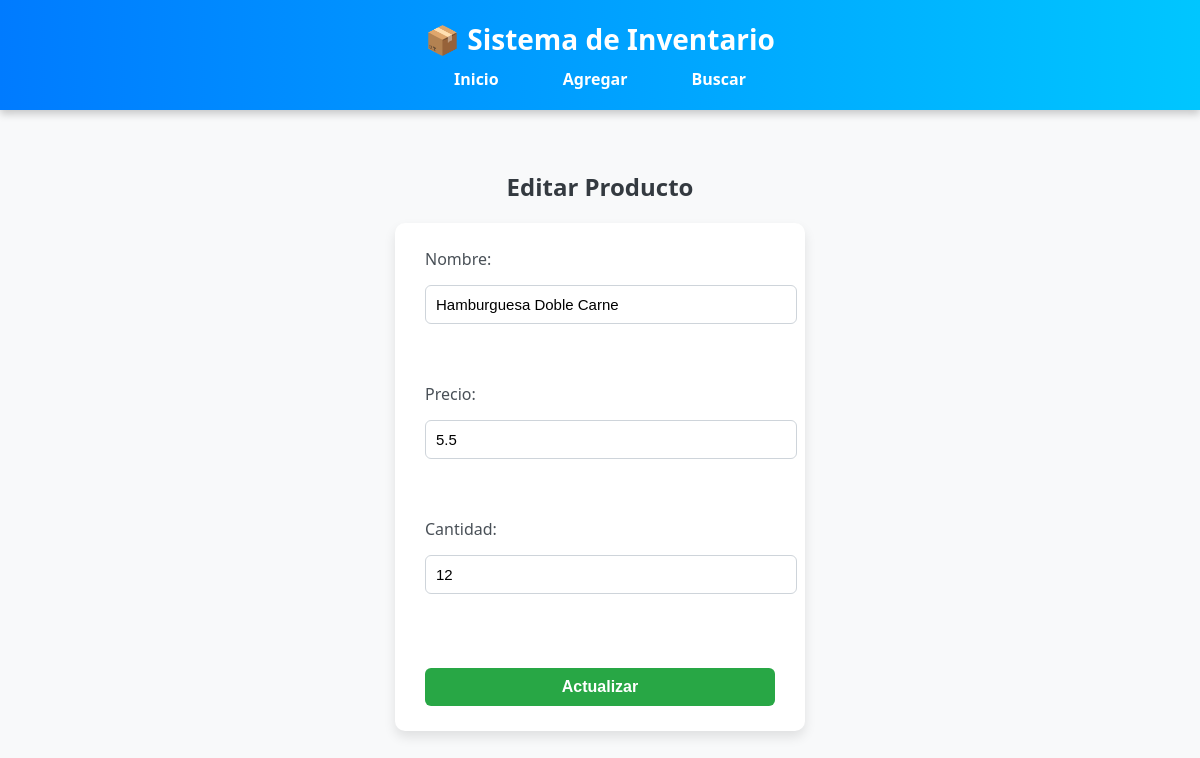
The page /editar/4 on the database its author committed.
### tables this page shows
CREATE TABLE productos (
            id INTEGER PRIMARY KEY AUTOINCREMENT,
            nombre TEXT NOT NULL,
            precio REAL NOT NULL,
            cantidad INTEGER NOT NULL
        );

### app.py (the view, shortened to what this page needs)
@app.route('/editar/<int:id>', methods=["GET", "POST"])
def editar_producto(id):
    conn = get_connection()
    producto = conn.execute("SELECT * FROM productos WHERE id=?", (id,)).fetchone()
    conn.close()
    return render_template("editar_producto.html", producto=producto)

### database.py (called while the page is built)
def get_connection():
    conn = sqlite3.connect(DATABASE)
    conn.row_factory = sqlite3.Row
    return conn

### templates/editar_producto.html
{% extends "base.html" %}
{% block contenido %}
<h2>Editar Producto</h2>
<form method="POST">
Nombre: <input type="text" name="nombre" value="{{ producto['nombre'] }}" required><br><br>
Precio: <input type="number" step="0.01" name="precio" value="{{ producto['precio'] }}" required><br><br>
Cantidad: <input type="number" name="cantidad" value="{{ producto['cantidad'] }}" required><br><br>
<button type="submit">Actualizar</button>
</form>
{% endblock %}

### static/style.css (style rules this page uses)
body { font-family: 'Segoe UI', Tahoma, Geneva, Verdana, sans-serif; background-color: #f8f9fa; margin: 0; padding: 0; color: #495057; }
h2 { color: #343a40; margin-bottom: 20px; text-align: center; }
form { background-color: #ffffff; padding: 25px 30px; width: 350px; border-radius: 10px; box-shadow: 0px 6px 12px rgba(0, 0, 0, 0.1); display: flex; flex-direction: column; gap: 15px; }
input { width: 100%; padding: 10px; border: 1px solid #ced4da; border-radius: 6px; font-size: 15px; transition: all 0.3s ease; }
button { background-color: #28a745; color: white; padding: 10px 15px; border: none; border-radius: 6px; cursor: pointer; font-weight: bold; font-size: 16px; transition: all 0.3s ease; }

### rows shown on the page
productos: nombre "Hamburguesa Doble Carne", precio "5.5", cantidad "12"
